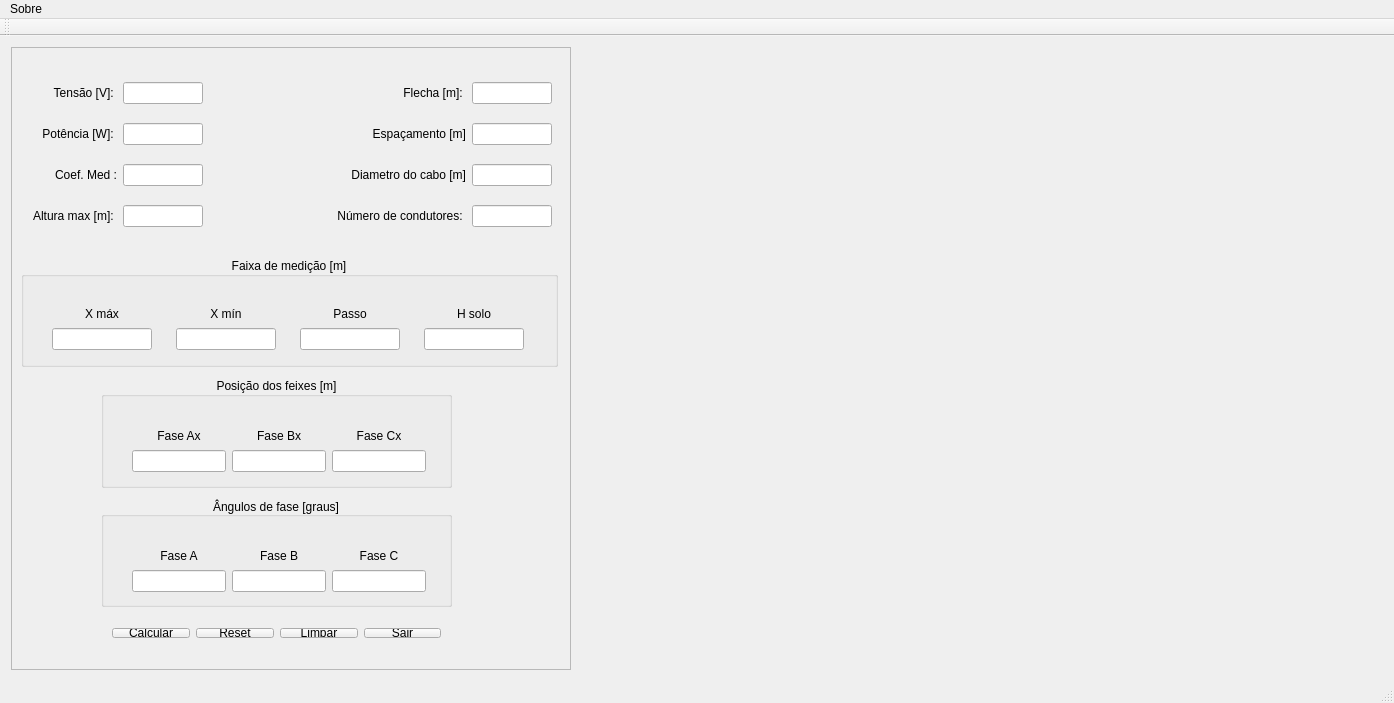
<?xml version="1.0" encoding="UTF-8"?>
<ui version="4.0">
 <class>MainWindow</class>
 <widget class="QMainWindow" name="MainWindow">
  <property name="geometry">
   <rect>
    <x>0</x>
    <y>0</y>
    <width>1392</width>
    <height>703</height>
   </rect>
  </property>
  <property name="windowTitle">
   <string>Window</string>
  </property>
  <widget class="QWidget" name="centralWidget">
   <layout class="QGridLayout" name="gridLayout">
    <item row="0" column="0">
     <widget class="QFrame" name="frame">
      <property name="minimumSize">
       <size>
        <width>560</width>
        <height>610</height>
       </size>
      </property>
      <property name="maximumSize">
       <size>
        <width>560</width>
        <height>16777215</height>
       </size>
      </property>
      <property name="frameShape">
       <enum>QFrame::StyledPanel</enum>
      </property>
      <property name="frameShadow">
       <enum>QFrame::Raised</enum>
      </property>
      <widget class="QWidget" name="layoutWidget">
       <property name="geometry">
        <rect>
         <x>90</x>
         <y>570</y>
         <width>351</width>
         <height>32</height>
        </rect>
       </property>
       <property name="maximumSize">
        <size>
         <width>16777215</width>
         <height>300</height>
        </size>
       </property>
       <layout class="QHBoxLayout" name="horizontalLayout_17">
        <item>
         <widget class="QPushButton" name="pushButtonCalcular">
          <property name="maximumSize">
           <size>
            <width>16777215</width>
            <height>30</height>
           </size>
          </property>
          <property name="text">
           <string>Calcular</string>
          </property>
         </widget>
        </item>
        <item>
         <widget class="QPushButton" name="pushButtonReset">
          <property name="maximumSize">
           <size>
            <width>16777215</width>
            <height>30</height>
           </size>
          </property>
          <property name="text">
           <string>Reset</string>
          </property>
         </widget>
        </item>
        <item>
         <widget class="QPushButton" name="pushButtonLimpar">
          <property name="maximumSize">
           <size>
            <width>16777215</width>
            <height>30</height>
           </size>
          </property>
          <property name="text">
           <string>Limpar</string>
          </property>
         </widget>
        </item>
        <item>
         <widget class="QPushButton" name="pushButtonSair">
          <property name="maximumSize">
           <size>
            <width>16777215</width>
            <height>30</height>
           </size>
          </property>
          <property name="text">
           <string>Sair</string>
          </property>
         </widget>
        </item>
       </layout>
      </widget>
      <widget class="QGroupBox" name="groupBox">
       <property name="geometry">
        <rect>
         <x>10</x>
         <y>210</y>
         <width>537</width>
         <height>110</height>
        </rect>
       </property>
       <property name="maximumSize">
        <size>
         <width>16777215</width>
         <height>110</height>
        </size>
       </property>
       <property name="title">
        <string>Faixa de medição [m]</string>
       </property>
       <property name="alignment">
        <set>Qt::AlignCenter</set>
       </property>
       <widget class="QWidget" name="layoutWidget">
        <property name="geometry">
         <rect>
          <x>2</x>
          <y>38</y>
          <width>531</width>
          <height>66</height>
         </rect>
        </property>
        <layout class="QVBoxLayout" name="verticalLayout_3">
         <item>
          <layout class="QHBoxLayout" name="horizontalLayout_12">
           <item>
            <widget class="QLabel" name="label_11">
             <property name="maximumSize">
              <size>
               <width>100</width>
               <height>16777215</height>
              </size>
             </property>
             <property name="text">
              <string>X máx</string>
             </property>
             <property name="alignment">
              <set>Qt::AlignCenter</set>
             </property>
             <property name="buddy">
              <cstring>lineEditXmax</cstring>
             </property>
            </widget>
           </item>
           <item>
            <widget class="QLabel" name="label_15">
             <property name="maximumSize">
              <size>
               <width>100</width>
               <height>16777215</height>
              </size>
             </property>
             <property name="text">
              <string>X mín</string>
             </property>
             <property name="alignment">
              <set>Qt::AlignCenter</set>
             </property>
             <property name="buddy">
              <cstring>lineEditXmin</cstring>
             </property>
            </widget>
           </item>
           <item>
            <widget class="QLabel" name="label_12">
             <property name="maximumSize">
              <size>
               <width>100</width>
               <height>16777215</height>
              </size>
             </property>
             <property name="text">
              <string>Passo</string>
             </property>
             <property name="alignment">
              <set>Qt::AlignCenter</set>
             </property>
             <property name="buddy">
              <cstring>lineEditPasso</cstring>
             </property>
            </widget>
           </item>
           <item>
            <widget class="QLabel" name="label_13">
             <property name="maximumSize">
              <size>
               <width>100</width>
               <height>16777215</height>
              </size>
             </property>
             <property name="text">
              <string>H solo</string>
             </property>
             <property name="alignment">
              <set>Qt::AlignCenter</set>
             </property>
             <property name="buddy">
              <cstring>lineEditHsolo</cstring>
             </property>
            </widget>
           </item>
          </layout>
         </item>
         <item>
          <layout class="QHBoxLayout" name="horizontalLayout_13">
           <item>
            <widget class="QLineEdit" name="lineEditXmax">
             <property name="maximumSize">
              <size>
               <width>100</width>
               <height>16777215</height>
              </size>
             </property>
             <property name="inputMethodHints">
              <set>Qt::ImhDigitsOnly</set>
             </property>
            </widget>
           </item>
           <item>
            <widget class="QLineEdit" name="lineEditXmin">
             <property name="maximumSize">
              <size>
               <width>100</width>
               <height>16777215</height>
              </size>
             </property>
             <property name="inputMethodHints">
              <set>Qt::ImhDigitsOnly</set>
             </property>
            </widget>
           </item>
           <item>
            <widget class="QLineEdit" name="lineEditPasso">
             <property name="maximumSize">
              <size>
               <width>100</width>
               <height>16777215</height>
              </size>
             </property>
             <property name="inputMethodHints">
              <set>Qt::ImhDigitsOnly</set>
             </property>
            </widget>
           </item>
           <item>
            <widget class="QLineEdit" name="lineEditHsolo">
             <property name="maximumSize">
              <size>
               <width>100</width>
               <height>16777215</height>
              </size>
             </property>
             <property name="inputMethodHints">
              <set>Qt::ImhDigitsOnly</set>
             </property>
            </widget>
           </item>
          </layout>
         </item>
        </layout>
       </widget>
      </widget>
      <widget class="QGroupBox" name="groupBox_3">
       <property name="geometry">
        <rect>
         <x>90</x>
         <y>330</y>
         <width>351</width>
         <height>111</height>
        </rect>
       </property>
       <property name="title">
        <string>Posição dos feixes [m]</string>
       </property>
       <property name="alignment">
        <set>Qt::AlignCenter</set>
       </property>
       <widget class="QWidget" name="layoutWidget_9">
        <property name="geometry">
         <rect>
          <x>20</x>
          <y>40</y>
          <width>316</width>
          <height>66</height>
         </rect>
        </property>
        <layout class="QVBoxLayout" name="verticalLayout_8">
         <item>
          <layout class="QHBoxLayout" name="horizontalLayout_28">
           <item>
            <widget class="QLabel" name="label_33">
             <property name="maximumSize">
              <size>
               <width>100</width>
               <height>40</height>
              </size>
             </property>
             <property name="text">
              <string>Fase Ax</string>
             </property>
             <property name="alignment">
              <set>Qt::AlignCenter</set>
             </property>
             <property name="buddy">
              <cstring>lineEditFasea</cstring>
             </property>
            </widget>
           </item>
           <item>
            <widget class="QLabel" name="label_34">
             <property name="maximumSize">
              <size>
               <width>100</width>
               <height>40</height>
              </size>
             </property>
             <property name="text">
              <string>Fase Bx</string>
             </property>
             <property name="alignment">
              <set>Qt::AlignCenter</set>
             </property>
             <property name="buddy">
              <cstring>lineEditFaseb</cstring>
             </property>
            </widget>
           </item>
           <item>
            <widget class="QLabel" name="label_35">
             <property name="maximumSize">
              <size>
               <width>100</width>
               <height>40</height>
              </size>
             </property>
             <property name="text">
              <string>Fase Cx</string>
             </property>
             <property name="alignment">
              <set>Qt::AlignCenter</set>
             </property>
             <property name="buddy">
              <cstring>lineEditFasec</cstring>
             </property>
            </widget>
           </item>
          </layout>
         </item>
         <item>
          <layout class="QHBoxLayout" name="horizontalLayout_29">
           <item>
            <widget class="QLineEdit" name="lineEditFeixeA">
             <property name="maximumSize">
              <size>
               <width>100</width>
               <height>16777215</height>
              </size>
             </property>
             <property name="inputMethodHints">
              <set>Qt::ImhDigitsOnly</set>
             </property>
            </widget>
           </item>
           <item>
            <widget class="QLineEdit" name="lineEditFeixeB">
             <property name="maximumSize">
              <size>
               <width>100</width>
               <height>16777215</height>
              </size>
             </property>
             <property name="inputMethodHints">
              <set>Qt::ImhDigitsOnly</set>
             </property>
            </widget>
           </item>
           <item>
            <widget class="QLineEdit" name="lineEditFeixeC">
             <property name="maximumSize">
              <size>
               <width>100</width>
               <height>16777215</height>
              </size>
             </property>
             <property name="inputMethodHints">
              <set>Qt::ImhDigitsOnly</set>
             </property>
            </widget>
           </item>
          </layout>
         </item>
        </layout>
       </widget>
      </widget>
      <widget class="QWidget" name="layoutWidget">
       <property name="geometry">
        <rect>
         <x>11</x>
         <y>11</y>
         <width>541</width>
         <height>193</height>
        </rect>
       </property>
       <layout class="QHBoxLayout" name="horizontalLayout_11">
        <item>
         <layout class="QVBoxLayout" name="verticalLayout">
          <item>
           <layout class="QHBoxLayout" name="horizontalLayout">
            <item>
             <widget class="QLabel" name="label">
              <property name="maximumSize">
               <size>
                <width>120</width>
                <height>16777215</height>
               </size>
              </property>
              <property name="text">
               <string>Tensão [V]: </string>
              </property>
              <property name="alignment">
               <set>Qt::AlignRight|Qt::AlignTrailing|Qt::AlignVCenter</set>
              </property>
              <property name="buddy">
               <cstring>lineEditTensao</cstring>
              </property>
             </widget>
            </item>
            <item>
             <widget class="QLineEdit" name="lineEditTensao">
              <property name="maximumSize">
               <size>
                <width>80</width>
                <height>16777215</height>
               </size>
              </property>
              <property name="inputMethodHints">
               <set>Qt::ImhDigitsOnly</set>
              </property>
             </widget>
            </item>
           </layout>
          </item>
          <item>
           <layout class="QHBoxLayout" name="horizontalLayout_2">
            <item>
             <widget class="QLabel" name="label_2">
              <property name="maximumSize">
               <size>
                <width>120</width>
                <height>16777215</height>
               </size>
              </property>
              <property name="text">
               <string>Potência [W]: </string>
              </property>
              <property name="alignment">
               <set>Qt::AlignRight|Qt::AlignTrailing|Qt::AlignVCenter</set>
              </property>
              <property name="buddy">
               <cstring>lineEditPot</cstring>
              </property>
             </widget>
            </item>
            <item>
             <widget class="QLineEdit" name="lineEditPot">
              <property name="maximumSize">
               <size>
                <width>80</width>
                <height>16777215</height>
               </size>
              </property>
              <property name="inputMethodHints">
               <set>Qt::ImhDigitsOnly</set>
              </property>
             </widget>
            </item>
           </layout>
          </item>
          <item>
           <layout class="QHBoxLayout" name="horizontalLayout_3">
            <item>
             <widget class="QLabel" name="label_3">
              <property name="maximumSize">
               <size>
                <width>120</width>
                <height>16777215</height>
               </size>
              </property>
              <property name="text">
               <string>Coef. Med :</string>
              </property>
              <property name="alignment">
               <set>Qt::AlignRight|Qt::AlignTrailing|Qt::AlignVCenter</set>
              </property>
              <property name="buddy">
               <cstring>lineEditCoef</cstring>
              </property>
             </widget>
            </item>
            <item>
             <widget class="QLineEdit" name="lineEditCoef">
              <property name="maximumSize">
               <size>
                <width>80</width>
                <height>16777215</height>
               </size>
              </property>
              <property name="inputMethodHints">
               <set>Qt::ImhDigitsOnly</set>
              </property>
             </widget>
            </item>
           </layout>
          </item>
          <item>
           <layout class="QHBoxLayout" name="horizontalLayout_4">
            <item>
             <widget class="QLabel" name="label_4">
              <property name="maximumSize">
               <size>
                <width>120</width>
                <height>16777215</height>
               </size>
              </property>
              <property name="text">
               <string>Altura max [m]: </string>
              </property>
              <property name="alignment">
               <set>Qt::AlignRight|Qt::AlignTrailing|Qt::AlignVCenter</set>
              </property>
              <property name="buddy">
               <cstring>lineEditHmax</cstring>
              </property>
             </widget>
            </item>
            <item>
             <widget class="QLineEdit" name="lineEditHmax">
              <property name="maximumSize">
               <size>
                <width>80</width>
                <height>16777215</height>
               </size>
              </property>
              <property name="inputMethodHints">
               <set>Qt::ImhDigitsOnly</set>
              </property>
             </widget>
            </item>
           </layout>
          </item>
         </layout>
        </item>
        <item>
         <spacer name="horizontalSpacer">
          <property name="orientation">
           <enum>Qt::Horizontal</enum>
          </property>
          <property name="sizeHint" stdset="0">
           <size>
            <width>40</width>
            <height>20</height>
           </size>
          </property>
         </spacer>
        </item>
        <item>
         <layout class="QVBoxLayout" name="verticalLayout_2">
          <item>
           <layout class="QHBoxLayout" name="horizontalLayout_6">
            <item>
             <widget class="QLabel" name="label_6">
              <property name="maximumSize">
               <size>
                <width>200</width>
                <height>16777215</height>
               </size>
              </property>
              <property name="text">
               <string>Flecha [m]: </string>
              </property>
              <property name="alignment">
               <set>Qt::AlignRight|Qt::AlignTrailing|Qt::AlignVCenter</set>
              </property>
              <property name="buddy">
               <cstring>lineEditFlecha</cstring>
              </property>
             </widget>
            </item>
            <item>
             <widget class="QLineEdit" name="lineEditFlecha">
              <property name="maximumSize">
               <size>
                <width>80</width>
                <height>16777215</height>
               </size>
              </property>
              <property name="inputMethodHints">
               <set>Qt::ImhDigitsOnly</set>
              </property>
             </widget>
            </item>
           </layout>
          </item>
          <item>
           <layout class="QHBoxLayout" name="horizontalLayout_8">
            <item>
             <widget class="QLabel" name="label_8">
              <property name="maximumSize">
               <size>
                <width>200</width>
                <height>16777215</height>
               </size>
              </property>
              <property name="text">
               <string>Espaçamento [m]</string>
              </property>
              <property name="alignment">
               <set>Qt::AlignRight|Qt::AlignTrailing|Qt::AlignVCenter</set>
              </property>
              <property name="buddy">
               <cstring>lineEditEspacamento</cstring>
              </property>
             </widget>
            </item>
            <item>
             <widget class="QLineEdit" name="lineEditEspacamento">
              <property name="maximumSize">
               <size>
                <width>80</width>
                <height>16777215</height>
               </size>
              </property>
              <property name="inputMethodHints">
               <set>Qt::ImhDigitsOnly</set>
              </property>
             </widget>
            </item>
           </layout>
          </item>
          <item>
           <layout class="QHBoxLayout" name="horizontalLayout_9">
            <item>
             <widget class="QLabel" name="label_9">
              <property name="maximumSize">
               <size>
                <width>200</width>
                <height>16777215</height>
               </size>
              </property>
              <property name="text">
               <string>Diametro do cabo [m]</string>
              </property>
              <property name="alignment">
               <set>Qt::AlignRight|Qt::AlignTrailing|Qt::AlignVCenter</set>
              </property>
              <property name="buddy">
               <cstring>lineEditDiametroCabos</cstring>
              </property>
             </widget>
            </item>
            <item>
             <widget class="QLineEdit" name="lineEditDiametroCabos">
              <property name="maximumSize">
               <size>
                <width>80</width>
                <height>16777215</height>
               </size>
              </property>
              <property name="inputMethodHints">
               <set>Qt::ImhDigitsOnly</set>
              </property>
             </widget>
            </item>
           </layout>
          </item>
          <item>
           <layout class="QHBoxLayout" name="horizontalLayout_10">
            <item>
             <widget class="QLabel" name="label_10">
              <property name="maximumSize">
               <size>
                <width>200</width>
                <height>16777215</height>
               </size>
              </property>
              <property name="text">
               <string>Número de condutores: </string>
              </property>
              <property name="alignment">
               <set>Qt::AlignRight|Qt::AlignTrailing|Qt::AlignVCenter</set>
              </property>
              <property name="buddy">
               <cstring>lineEditNcondutores</cstring>
              </property>
             </widget>
            </item>
            <item>
             <widget class="QLineEdit" name="lineEditNcondutores">
              <property name="maximumSize">
               <size>
                <width>80</width>
                <height>16777215</height>
               </size>
              </property>
              <property name="inputMethodHints">
               <set>Qt::ImhDigitsOnly</set>
              </property>
             </widget>
            </item>
           </layout>
          </item>
         </layout>
        </item>
       </layout>
      </widget>
      <widget class="QGroupBox" name="groupBox_2">
       <property name="geometry">
        <rect>
         <x>90</x>
         <y>450</y>
         <width>351</width>
         <height>110</height>
        </rect>
       </property>
       <property name="maximumSize">
        <size>
         <width>16777215</width>
         <height>110</height>
        </size>
       </property>
       <property name="title">
        <string>Ângulos de fase [graus]</string>
       </property>
       <property name="alignment">
        <set>Qt::AlignCenter</set>
       </property>
       <widget class="QWidget" name="layoutWidget">
        <property name="geometry">
         <rect>
          <x>20</x>
          <y>40</y>
          <width>316</width>
          <height>66</height>
         </rect>
        </property>
        <layout class="QVBoxLayout" name="verticalLayout_4">
         <item>
          <layout class="QHBoxLayout" name="horizontalLayout_15">
           <item>
            <widget class="QLabel" name="label_14">
             <property name="maximumSize">
              <size>
               <width>100</width>
               <height>40</height>
              </size>
             </property>
             <property name="text">
              <string>Fase A</string>
             </property>
             <property name="alignment">
              <set>Qt::AlignCenter</set>
             </property>
             <property name="buddy">
              <cstring>lineEditFasea</cstring>
             </property>
            </widget>
           </item>
           <item>
            <widget class="QLabel" name="label_16">
             <property name="maximumSize">
              <size>
               <width>100</width>
               <height>40</height>
              </size>
             </property>
             <property name="text">
              <string>Fase B</string>
             </property>
             <property name="alignment">
              <set>Qt::AlignCenter</set>
             </property>
             <property name="buddy">
              <cstring>lineEditFaseb</cstring>
             </property>
            </widget>
           </item>
           <item>
            <widget class="QLabel" name="label_17">
             <property name="maximumSize">
              <size>
               <width>100</width>
               <height>40</height>
              </size>
             </property>
             <property name="text">
              <string>Fase C</string>
             </property>
             <property name="alignment">
              <set>Qt::AlignCenter</set>
             </property>
             <property name="buddy">
              <cstring>lineEditFasec</cstring>
             </property>
            </widget>
           </item>
          </layout>
         </item>
         <item>
          <layout class="QHBoxLayout" name="horizontalLayout_16">
           <item>
            <widget class="QLineEdit" name="lineEditFasea">
             <property name="maximumSize">
              <size>
               <width>100</width>
               <height>16777215</height>
              </size>
             </property>
             <property name="inputMethodHints">
              <set>Qt::ImhDigitsOnly</set>
             </property>
            </widget>
           </item>
           <item>
            <widget class="QLineEdit" name="lineEditFaseb">
             <property name="maximumSize">
              <size>
               <width>100</width>
               <height>16777215</height>
              </size>
             </property>
             <property name="inputMethodHints">
              <set>Qt::ImhDigitsOnly</set>
             </property>
            </widget>
           </item>
           <item>
            <widget class="QLineEdit" name="lineEditFasec">
             <property name="maximumSize">
              <size>
               <width>100</width>
               <height>16777215</height>
              </size>
             </property>
             <property name="inputMethodHints">
              <set>Qt::ImhDigitsOnly</set>
             </property>
            </widget>
           </item>
          </layout>
         </item>
        </layout>
       </widget>
      </widget>
     </widget>
    </item>
    <item row="0" column="1">
     <layout class="QHBoxLayout" name="horizontalLayout_14">
      <item>
       <widget class="QCustomPlot" name="plotxE" native="true">
        <property name="minimumSize">
         <size>
          <width>400</width>
          <height>610</height>
         </size>
        </property>
        <property name="maximumSize">
         <size>
          <width>16777215</width>
          <height>16777215</height>
         </size>
        </property>
       </widget>
      </item>
      <item>
       <widget class="QCustomPlot" name="plotxB" native="true">
        <property name="minimumSize">
         <size>
          <width>400</width>
          <height>610</height>
         </size>
        </property>
        <property name="maximumSize">
         <size>
          <width>16777215</width>
          <height>16777215</height>
         </size>
        </property>
       </widget>
      </item>
     </layout>
    </item>
   </layout>
  </widget>
  <widget class="QMenuBar" name="menuBar">
   <property name="geometry">
    <rect>
     <x>0</x>
     <y>0</y>
     <width>1392</width>
     <height>22</height>
    </rect>
   </property>
   <widget class="QMenu" name="menuSobre">
    <property name="title">
     <string>Sobre</string>
    </property>
   </widget>
   <addaction name="menuSobre"/>
  </widget>
  <widget class="QToolBar" name="mainToolBar">
   <attribute name="toolBarArea">
    <enum>TopToolBarArea</enum>
   </attribute>
   <attribute name="toolBarBreak">
    <bool>false</bool>
   </attribute>
  </widget>
  <widget class="QStatusBar" name="statusBar"/>
 </widget>
 <layoutdefault spacing="6" margin="11"/>
 <customwidgets>
  <customwidget>
   <class>QCustomPlot</class>
   <extends>QWidget</extends>
   <header>lib/qcustomplot.hpp</header>
   <container>1</container>
  </customwidget>
 </customwidgets>
 <resources/>
 <connections>
  <connection>
   <sender>pushButtonSair</sender>
   <signal>clicked()</signal>
   <receiver>MainWindow</receiver>
   <slot>close()</slot>
   <hints>
    <hint type="sourcelabel">
     <x>448</x>
     <y>654</y>
    </hint>
    <hint type="destinationlabel">
     <x>569</x>
     <y>661</y>
    </hint>
   </hints>
  </connection>
 </connections>
</ui>
